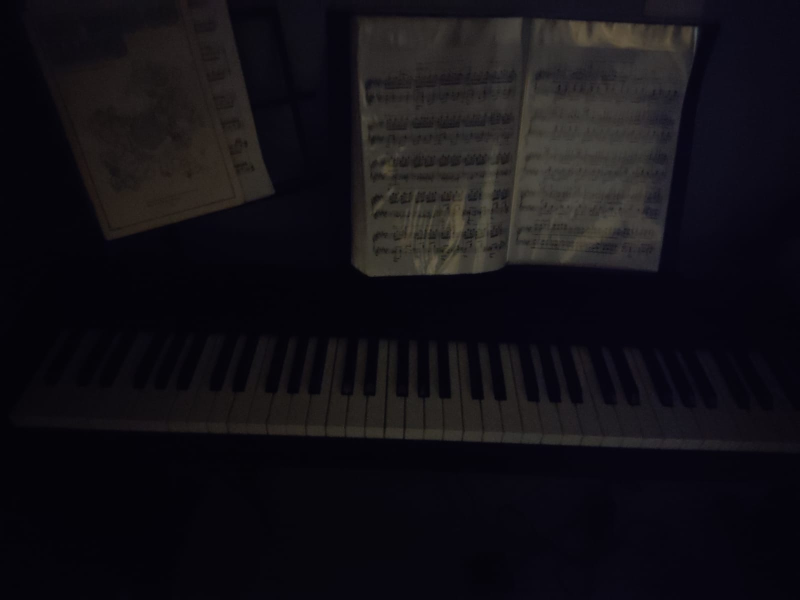
//> input picture h_filter/piano.jpeg, 1600 x 1200 px (shown at 1/2 size)
$ ./h_filter   (built with g++ and OpenCV 4)
//> lines starting //> are read from the running program, lines starting //| are printed output that depends on the picture
#include <iostream>
#include <opencv2/opencv.hpp>
#include <opencv2/imgproc/imgproc.hpp>

#define RADIUS 50

using namespace cv;
using namespace std;

int gl_slider = 0;
int gl_slider_max = 100;

int gh_slider = 50;
int gh_slider_max = 100;

int c_slider = 5;
int c_slider_max = 100;

int d0_slider = 5;
int d0_slider_max = 200;

Mat input_img;
Mat padded;
Mat_<float> realInput, zeros;
Mat complexImage;
Mat filter, tmp;
vector<Mat> planos;

int dft_M, dft_N;

void deslocaDFT(Mat& image);
Mat create_homomorfic_filter(Size paddedSize, double gl, double gh, double c, double d0);
void on_trackbar_move(int, void*);

int main(int argc, char** argv) {

    input_img = imread("C:\\Users\\mateu\\Downloads\\piano.jpeg", CV_LOAD_IMAGE_GRAYSCALE);
//> input_img: 1200 rows x 1600 cols, CV_8UC1; min 2, max 94, mean 18
    resize(input_img, input_img, Size(800, 600));
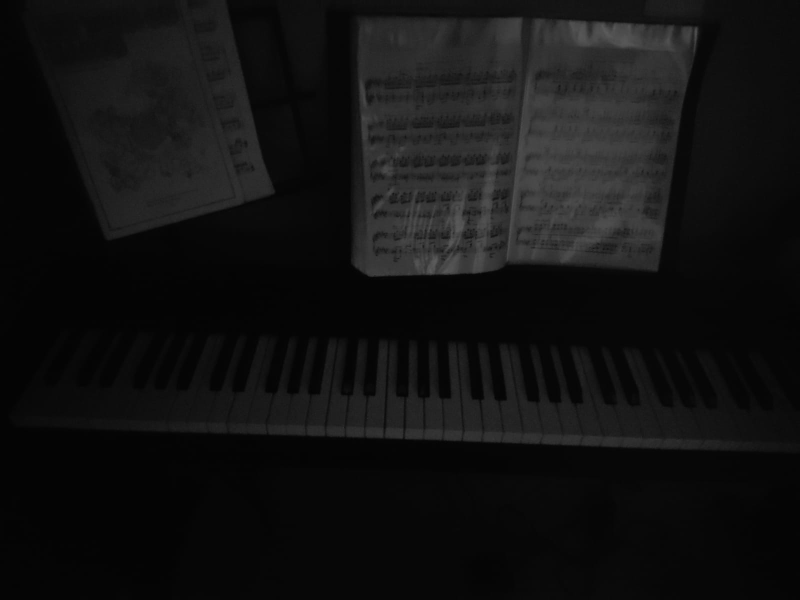
//> input_img: 600 rows x 800 cols, CV_8UC1; min 3, max 93, mean 18.1
    imshow("Original", input_img);

    // identifica os tamanhos otimos para
    // calculo do FFT
    dft_M = getOptimalDFTSize(input_img.rows);
//> dft_M = 600
    dft_N = getOptimalDFTSize(input_img.cols);
//> dft_N = 800

    // realiza o padding da imagem
    copyMakeBorder(input_img, padded, 0,
        dft_M - input_img.rows, 0,
        dft_N - input_img.cols,
        BORDER_CONSTANT, Scalar::all(0));

    zeros = Mat_<float>::zeros(padded.size());

    char TrackbarName[50];


    namedWindow("a", WINDOW_NORMAL);


    sprintf_s(TrackbarName, "Gamma L x %d", gl_slider_max);
    createTrackbar(TrackbarName, "a", &gl_slider, gl_slider_max, on_trackbar_move);

    sprintf_s(TrackbarName, "Gamma H x %d", gh_slider_max);
    createTrackbar(TrackbarName, "a", &gh_slider, gh_slider_max, on_trackbar_move);

    sprintf_s(TrackbarName, "C x %d", c_slider_max);
    createTrackbar(TrackbarName, "a", &c_slider, c_slider_max, on_trackbar_move);

    sprintf_s(TrackbarName, "Cutoff Frequency x %d", d0_slider_max);
    createTrackbar(TrackbarName, "a", &d0_slider, d0_slider_max, on_trackbar_move);

    on_trackbar_move(0, NULL);
//> in on_trackbar_move, `realInput = Mat_<float>(padded);`:
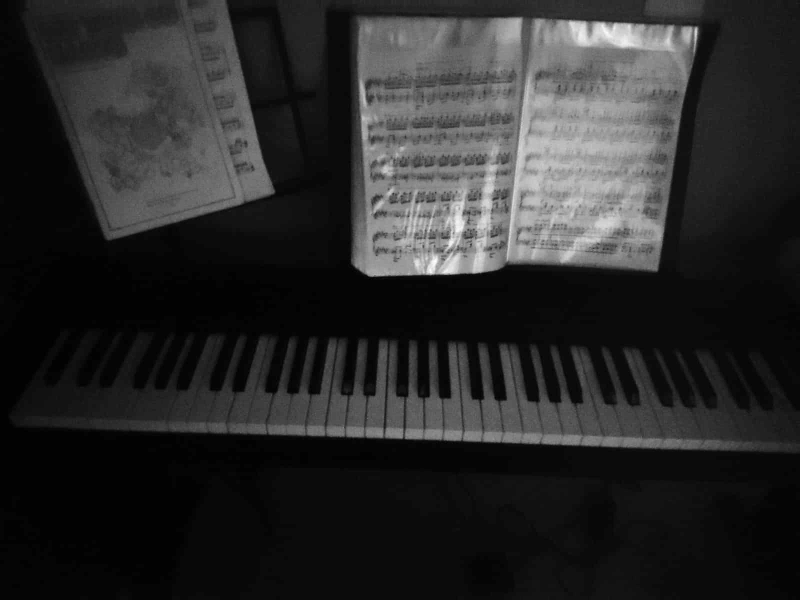
//> realInput: 600 rows x 800 cols, CV_32FC1; min 3, max 93, mean 18.1; drawn with min black and max white
//> in on_trackbar_move, `planos.push_back(zeros);`: planos[1]: 600 rows x 800 cols, CV_32FC1; every value is 0
//> in on_trackbar_move, `split(complexImage, planos);`:
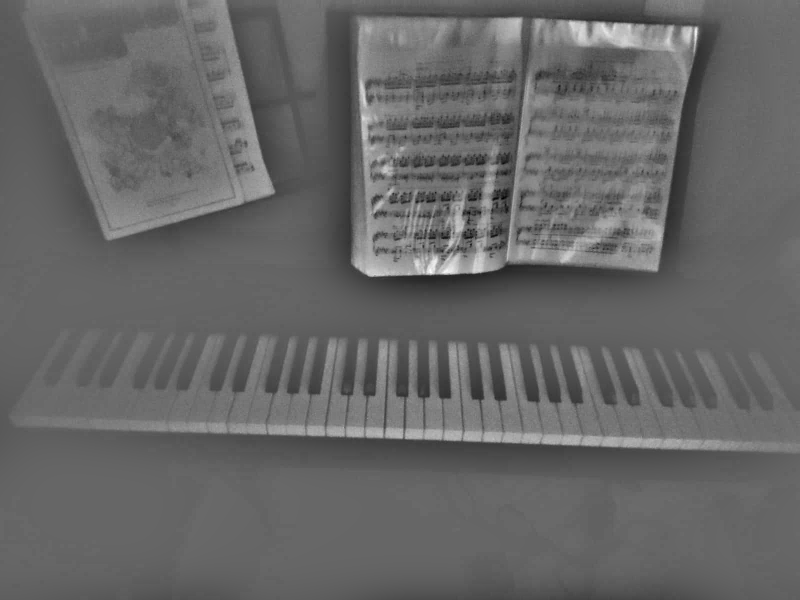
//> planos[0]: 600 rows x 800 cols, CV_32FC1; min -0.799, max 1.18, mean 8.9e-10; drawn with min black and max white


    waitKey(0);
    return 0;
}


//troca os quadrantes da imagem da DFT
void deslocaDFT(Mat& image) {
    Mat tmp, A, B, C, D;

    //se a imagem tiver tamanho impar, recorta a regiao para
    //evitar cópias de tamanho desigual
    image = image(Rect(0, 0, image.cols & -2, image.rows & -2));
    int cx = image.cols / 2;
    int cy = image.rows / 2;

    //reorganizacao dos quadrantes da transformada
    //A B   ->  D C
    //C D       B A
    A = image(Rect(0, 0, cx, cy));
    B = image(Rect(cx, 0, cx, cy));
    C = image(Rect(0, cy, cx, cy));
    D = image(Rect(cx, cy, cx, cy));

    // A <-> D
    A.copyTo(tmp);  D.copyTo(A);  tmp.copyTo(D);

    // C <-> B
    C.copyTo(tmp);  B.copyTo(C);  tmp.copyTo(B);
}


//cria filtro homomorfico
cv::Mat create_homomorfic_filter(cv::Size paddedSize, double gl, double gh, double c, double d0) {
    Mat filter = Mat(paddedSize, CV_32FC2, Scalar(0));
    Mat tmp = Mat(dft_M, dft_N, CV_32F);

    for (int i = 0; i < tmp.rows; i++) {
        for (int j = 0; j < tmp.cols; j++) {
            float coef = (i - dft_M / 2) * (i - dft_M / 2) + (j - dft_N / 2) * (j - dft_N / 2);
            tmp.at<float>(i, j) = (gh - gl) * (1.0 - (float)exp(-(c * coef / (d0 * d0)))) + gl;
        }
    }

    // cria a matriz com as componentes do filtro e junta
    // ambas em uma matriz multicanal complexa
    Mat comps[] = { tmp, tmp };
    merge(comps, 2, filter);
    return filter;
}

void on_trackbar_move(int, void*) {
    // limpa o array de matrizes que vao compor a
    // imagem complexa
    planos.clear();

    // cria a compoente real e imaginaria (zeros)
    realInput = Mat_<float>(padded);
    //realInput += Scalar::all(1);
    //log(realInput,realInput);

    // insere as duas componentes no array de matrizes
    planos.push_back(realInput);
    planos.push_back(zeros);

    // combina o array de matrizes em uma unica
    // componente complexa
    // prepara a matriz complexa para ser preenchida
    complexImage = Mat(padded.size(), CV_32FC2, Scalar(0));
    merge(planos, complexImage);

    // calcula o dft
    dft(complexImage, complexImage);

    // realiza a troca de quadrantes
    deslocaDFT(complexImage);
    resize(complexImage, complexImage, padded.size());
    normalize(complexImage, complexImage, 0, 1, CV_MINMAX);

    // aplica o filtro frequencial
    float gl = (float)gl_slider / 100.0;
    float gh = (float)gh_slider / 100.0;
    float d0 = 25.0 * d0_slider / 100.0;
    float c = (float)c_slider / 100.0;

    cout << "gl = " << gl << endl;
    cout << "gh = " << gh << endl;
    cout << "d0 = " << d0 << endl;
    cout << "c = " << c << endl;

    Mat filter = create_homomorfic_filter(padded.size(), gl, gh, c, d0);
    mulSpectrums(complexImage, filter, complexImage, 0);

    // troca novamente os quadrantes
    deslocaDFT(complexImage);

    // calcula a DFT inversa
    idft(complexImage, complexImage);

    // limpa o array de planos
    planos.clear();

    // separa as partes real e imaginaria da
    // imagem filtrada
    split(complexImage, planos);

    // // normaliza a parte real para exibicao
    normalize(planos[0], planos[0], 0, 1, CV_MINMAX);
    resize(planos[0], planos[0], Size(800, 600));
    imshow("Filtro Homomórfico", planos[0]);
    namedWindow("Filtro Homomórfico", WINDOW_NORMAL);
}
